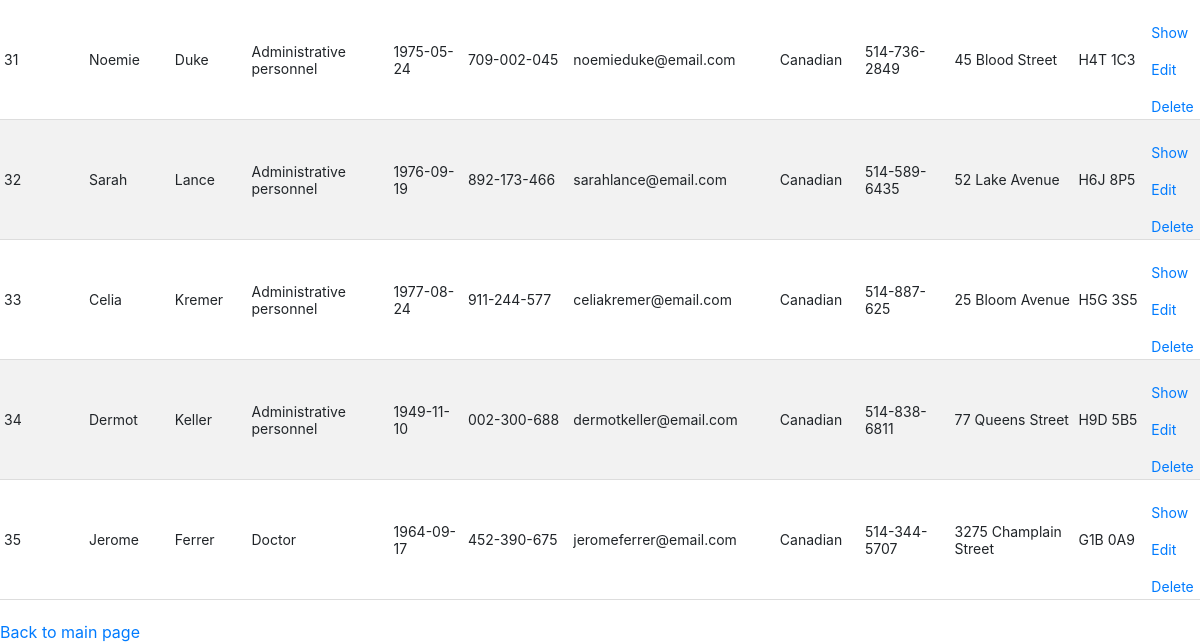
Before: /pages/Employees/index.php (lower part) with the older database file.
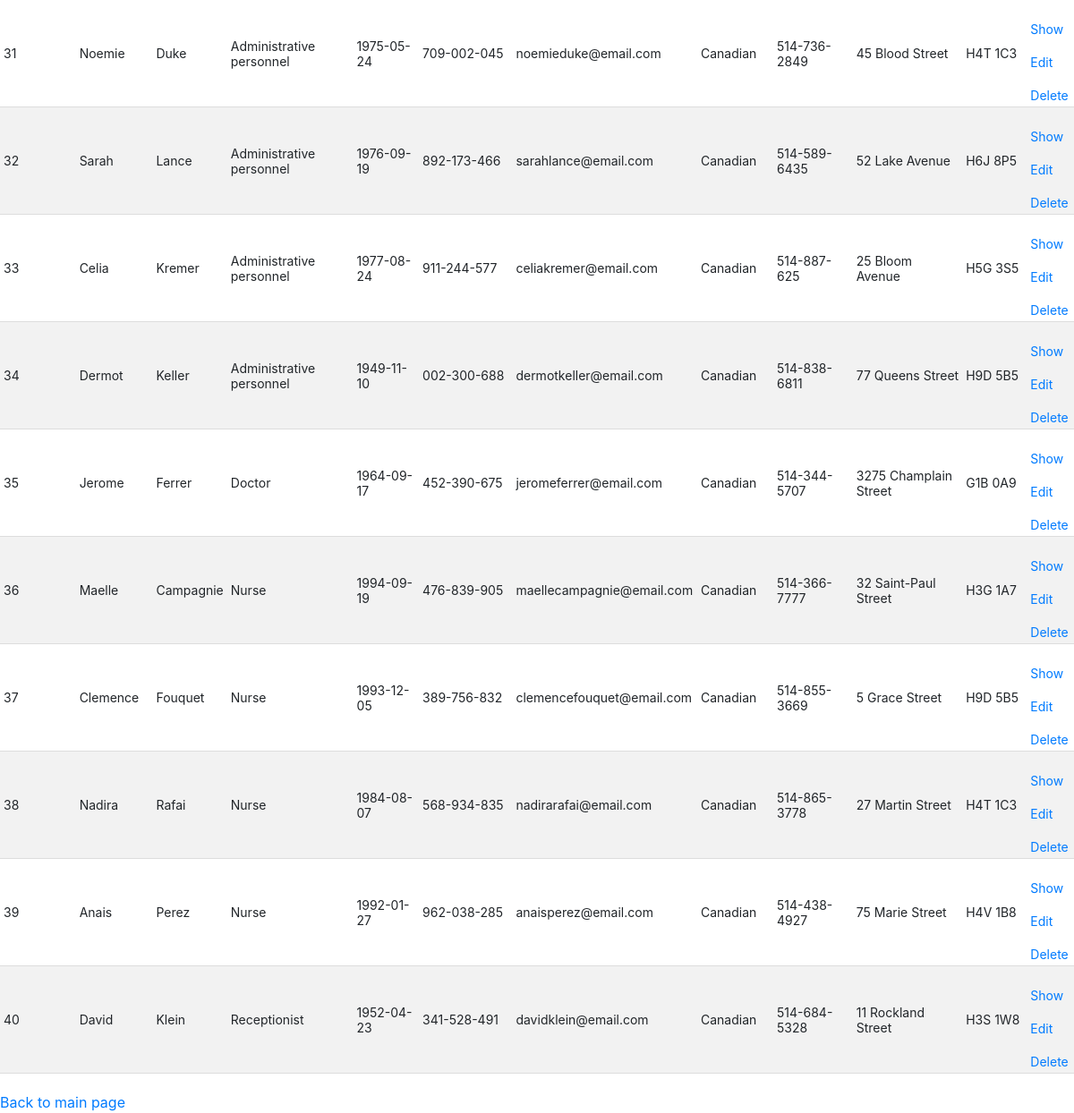
After: the same page with the newer database file.
### tables this page shows
CREATE TABLE Employees (
  EmployeeID INT PRIMARY KEY,
  FName VARCHAR(255),
  LName VARCHAR(255),
  Role VARCHAR(255),
  DoBirth DATE,
  MedicareNumber VARCHAR(255) NOT NULL UNIQUE,
  Email VARCHAR(255),
  Citizenship VARCHAR(255),
  PhoneNumber VARCHAR(255),
  Address VARCHAR(255),
  PostalCode VARCHAR(255),
  FOREIGN KEY (PostalCode) REFERENCES PostalCodes(PostalCode),
  CHECK (Role IN ('Nurse', 'Doctor', 'Cashier', 'Pharmacist', 'Receptionist', 'Administrative personnel', 'Security personnel', 'Regular employee'))
);

### pages/Employees/index.php (the view, shortened to what this page needs)
<?php require_once '../../database.php';
    include '../header.php';
    $statement = $conn->prepare('SELECT * FROM employees');
    $statement->execute();
    mysqli_stmt_bind_result($statement, $row['EmployeeID'], $row['FirstName'], $row['LastName'], $row['Role'], $row['DateOfBirth'], $row['MedicareNumber'], $row['Email'], $row['Citizenship'], $row['PhoneNumber'], $row['Address'], $row['PostalCode'])
?>
<!DOCTYPE html>
<html lang="en">
<head>
    <link rel="stylesheet" href="../../pages/style.css">
</head>
<body>
    <table>
        <tbody>
            <?php while (mysqli_stmt_fetch($statement)) {?>
                <tr>
                    <td><?php echo $row['EmployeeID'] ?></td>
                    <td><?php echo $row['FirstName'] ?></td>
                    <td><?php echo $row['LastName'] ?></td>
                    <td><?php echo $row['Role'] ?></td>
                    <td><?php echo $row['DateOfBirth'] ?></td>
                    <td><?php echo $row['MedicareNumber'] ?></td>
                    <td><?php echo $row['Email'] ?></td>
                    <td><?php echo $row['Citizenship'] ?></td>
                    <td><?php echo $row['PhoneNumber'] ?></td>
                    <td><?php echo $row['Address'] ?></td>
                    <td><?php echo $row['PostalCode'] ?></td>
                    <td>
                        <a href="./show.php?EmployeeID=<?php echo $row["EmployeeID"] ?>">Show</a>
                        <a href="./edit.php?EmployeeID=<?php echo $row["EmployeeID"] ?>">Edit</a>
                        <a href="./delete.php?EmployeeID=<?php echo $row["EmployeeID"] ?>">Delete</a>
                    </td>
                </tr>
            <?php }; ?>
        </tbody>
    </table>
    <a href="../../index.php">Back to main page</a>
</body>
</html>

Changed rows visible on the page:
added employees: EmployeeID "36", FName "Maelle", LName "Campagnie", Role "Nurse", DoBirth "1994-09-19", MedicareNumber "476-839-905", Email "maellecampagnie@email.com", Citizenship "Canadian", PhoneNumber "514-366-7777", Address "32 Saint-Paul Street", PostalCode "H3G 1A7"
added employees: EmployeeID "37", FName "Clemence", LName "Fouquet", Role "Nurse", DoBirth "1993-12-05", MedicareNumber "389-756-832", Email "clemencefouquet@email.com", Citizenship "Canadian", PhoneNumber "514-855-3669", Address "5 Grace Street", PostalCode "H9D 5B5"
added employees: EmployeeID "38", FName "Nadira", LName "Rafai", Role "Nurse", DoBirth "1984-08-07", MedicareNumber "568-934-835", Email "nadirarafai@email.com", Citizenship "Canadian", PhoneNumber "514-865-3778", Address "27 Martin Street", PostalCode "H4T 1C3"
added employees: EmployeeID "39", FName "Anais", LName "Perez", Role "Nurse", DoBirth "1992-01-27", MedicareNumber "962-038-285", Email "anaisperez@email.com", Citizenship "Canadian", PhoneNumber "514-438-4927", Address "75 Marie Street", PostalCode "H4V 1B8"
added employees: EmployeeID "40", FName "David", LName "Klein", Role "Receptionist", DoBirth "1952-04-23", MedicareNumber "341-528-491", Email "davidklein@email.com", Citizenship "Canadian", PhoneNumber "514-684-5328", Address "11 Rockland Street", PostalCode "H3S 1W8"
